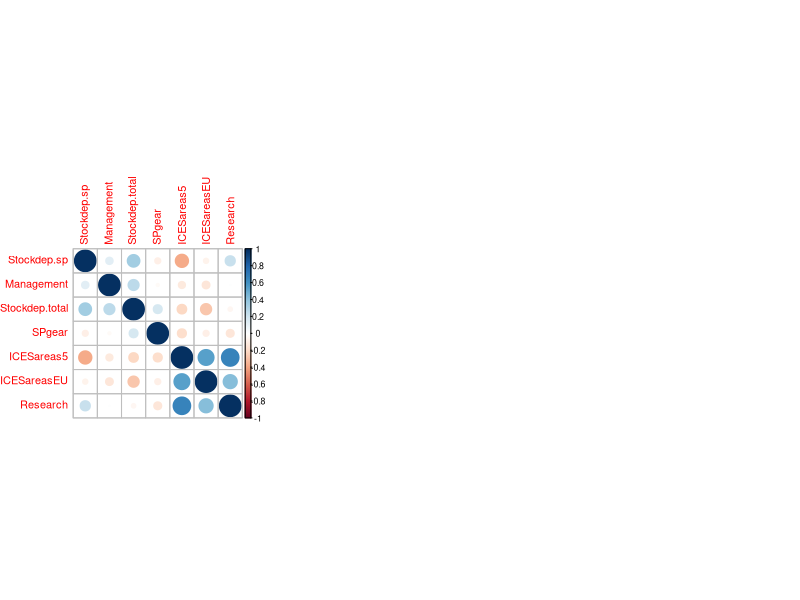

This chart was generated by the following R code: (Note: this script raises an error after producing the figure.)
#' Reads data/ecological_indicators.csv, data/institutional_indicators.csv and 
#' data/socioeconomic_indicators.csv. Computes correlation matrices for each set of
#' indicators and plots the correlation matrices in Figures/Fig 4 SI.png

##### 1. LOAD PACKAGES AND DISPLAY VERSIONS #####

version                           
# platform       x86_64-apple-darwin13.4.0   
# arch           x86_64                      
# os             darwin13.4.0                
# system         x86_64, darwin13.4.0        
# status                                     
# major          3                           
# minor          3.0                         
# year           2016                        
# month          05                          
# day            03                          
# svn rev        70573                       
# language       R                           
# version.string R version 3.3.0 (2016-05-03)
# nickname       Supposedly Educational          

if(!require(gridExtra)){
  install.packages("gridExtra",dependencies = TRUE,repos='http://cran.us.r-project.org')
}
require(gridExtra)
packageVersion("gridExtra")
# [1] ‘2.2.1’

if(!require(corrplot)){
  install.packages("corrplot",dependencies = TRUE,repos='http://cran.us.r-project.org')
}
require(corrplot)
packageVersion("corrplot")
# [1] ‘0.77’

if(!require(data.table)){
  install.packages("data.table",dependencies = TRUE,repos='http://cran.us.r-project.org')
}
require(data.table)
packageVersion("data.table")
# [1] ‘1.10.4’

if(!require(tidyverse)){
  install.packages("tidyverse",dependencies = TRUE,repos='http://cran.us.r-project.org')
}
require(tidyverse)
packageVersion("tidyverse")
# [1] ‘1.2.1’



##### 2. READ DATA #####

# Read the data

eco_indicators <- fread("data/ecological_indicators.csv")
                            
ins_indicators <- fread("data/institutional_indicators 2.csv")
                            
soc_indicators <- fread("data/socioeconomic_indicators.csv")

##### 3. PLOT #####

png("Figures/Fig 4 SI.png",width=12.5,height = 4.5,units = "in",res=300)

par(mfrow = c(1, 3))

# socioeconomic correlations

soc_to_correlate <- soc_indicators %>% select(-SPECIES,-COUNTRIES,-STOCK)
soc_correlations <- cor(soc_to_correlate, use="pairwise.complete.obs")
p1 <- corrplot(soc_correlations, order ="AOE")


# institutional correlations

ins_to_correlate <- ins_indicators [, c(1, 2, 3, 5, 6, 7, 9)]
ins_to_correlate <- ins_to_correlate %>% select(-SPECIES,-COUNTRIES,-STOCK)
ins_correlations <- cor(ins_to_correlate, use="pairwise.complete.obs")
p2 <- corrplot(ins_correlations, order ="AOE")


# Ecological correlations

eco_to_correlate <- eco_indicators %>%
  mutate(SSBrecent=B_SSBrecent/SSB.average,SSBhistoric=B_SSBhistoric/SSB.average,Ftrend=B_Ftrend/F.average,Rtrend=B_Rtrend/R.average)  %>% 
  select(-SPECIES,-STOCK,-starts_with("B_"),-ends_with(".average"))
eco_correlations <- cor(eco_to_correlate, use="pairwise.complete.obs")
p3 <- corrplot(eco_correlations, order ="AOE")

par(mfrow=c(1,1))

dev.off()
